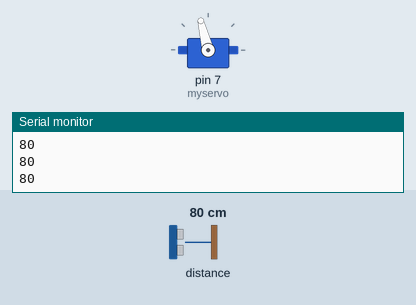
Simulated run of this sketch. Board: Arduino Uno, built with avr-gcc and run on an emulated ATmega328P. Parts: servo, the last lines printed to the serial monitor. Inputs (shaded band) come from the test bench; at power-on: distance to the obstacle 80 cm.

Above: at 1.2 s.
1.3 s: distance to the obstacle set to 2 cm
At 1.69 s:
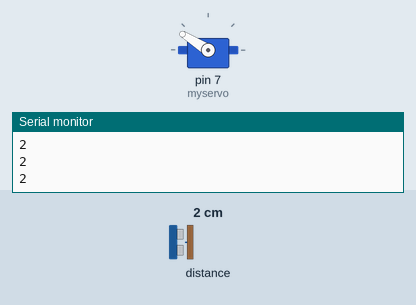
4.3 s: distance to the obstacle set to 18 cm
At 4.74 s:
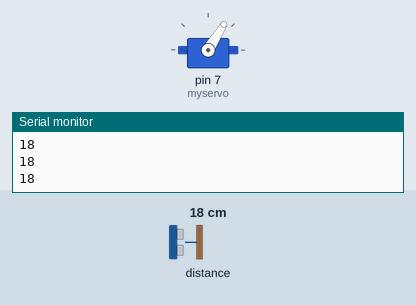
Timing chart, 0 to 13.3 s (numbered marks = the images above; inputs shaded):
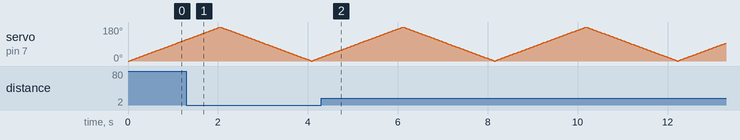

The sketch:

WIP.ino
```cpp
/* =============================================================================
  LIDAR-Lite v2: Single sensor, get distance as fast as possible

  This example file demonstrates how to take distance measurements as fast as
  possible, when you first plug-in a LIDAR-Lite into an Arduino it runs 250
  measurements per second (250Hz). Then if we setup the sensor by reducing the
  aquisiton record count by 1/3 and incresing the i2c communication speed from
  100kHz to 400kHz we get about 500 measurements per second (500Hz). Now if we
  throttle the reference and preamp stabilization processes during the distance
  measurement process we can increase the number of measurements to about 750
  per second (750Hz).

   The library is in BETA, so subscribe to the github repo to recieve updates, or
   just check in periodically:
   https://github.com/PulsedLight3D/LIDARLite_v2_Arduino_Library

   To learn more read over lidarlite.cpp as each function is commented
=========================================================================== */

#include <Wire.h>
#include <LIDARLite.h>
#include <Servo.h>
 int pan=1;
Servo myservo;
// Create a new LIDARLite instance
LIDARLite myLidarLite;
int temp=0;
int maximum=0;
int minimum=5000;
int prev;
int pos=0;
void setup() {
  Serial.begin(115200);
myservo.attach(7);
  //  First we want to set the aquisition count to 1/3 the default (works great for stronger singles)
  //  can be a little noisier (this is the "1"). Then we set the "true" to enable 400kHz i2c
  //  communication speed.

  myLidarLite.begin(1,true);
  Serial.println(myLidarLite.distance());
}

void loop() {
 for(pos = 0; pos < 180; pos += 1)  // goes from 0 degrees to 180 degrees
  {                                  // in steps of 1 degree
    myservo.write(pos);              // tell servo to go to position in variable 'pos'
    Serial.println(myLidarLite.distance(false,false));
    delay(pan);                       // waits 15ms for the servo to reach the position
  }
  for(pos = 180; pos>=1; pos-=1)     // goes from 180 degrees to 0 degrees
  {
    myservo.write(pos);              // tell servo to go to position in variable 'pos'
    Serial.println(myLidarLite.distance(false,false));
    delay(pan);                       // waits 15ms for the servo to reach the position
  }
  //  Next we need to take 1 reading with preamp stabilization and reference pulse (these default to true)
  /*
myservo.write(150);
  // Next lets take 99 reading without preamp stabilization and reference pulse (these read about 0.5-0.75ms faster than with)
  for(int i = 0; i < pan; i++){
    temp=(myLidarLite.distance(false,false)+prev)/2;
    if(temp>maximum)
    {maximum=temp;
    Serial.println(maximum);
    }


    if(temp<minimum)
    {minimum=temp;
    Serial.println(minimum);
    }
    prev=temp;
  }
  myservo.write(30);
    for(int i = 0; i < pan; i++)
    {temp=(myLidarLite.distance(false,false)+prev)/2;
    if(temp>maximum)
    {maximum=temp;
    Serial.println(maximum);
    }
    if(temp<minimum)
    {minimum=temp;
    Serial.println(minimum);
    }
    prev=temp;
    //Serial.println(myLidarLite.distance(false,false));
    }*/
}
```
